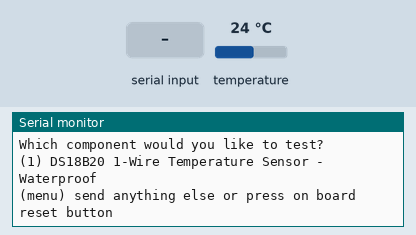
A sketch run on a simulated Arduino Uno, built with avr-gcc and run on an emulated ATmega328P. Shown: the last lines printed to the serial monitor. The inputs (shaded band) are chosen by the test bench; at power-on: temperature 24 °C.

Above: at 1.0 s.
1.1 s: "1" received over Serial
At 1.6 s:
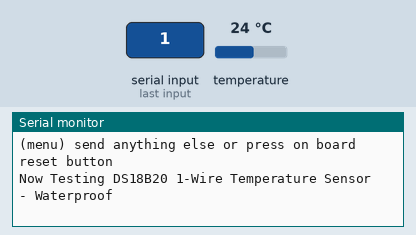
3.3 s: temperature set to 12 °C
At 4.0 s:
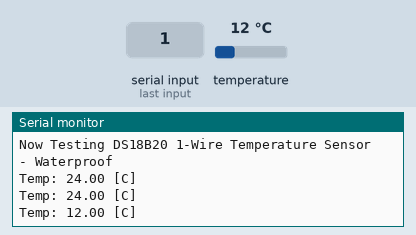
4.8 s: temperature set to 19 °C
At 5.4 s:
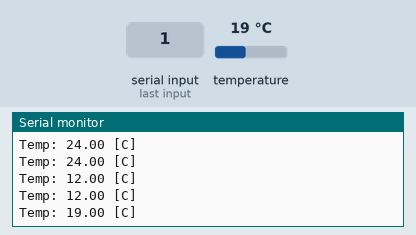
Timing chart, 0 to 7.8 s (numbered marks = the images above; inputs shaded):
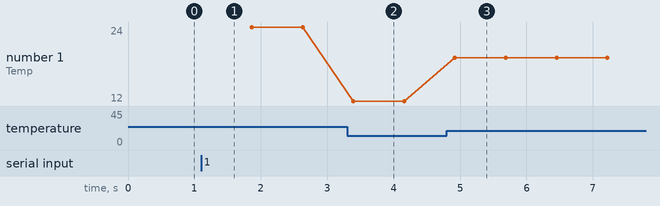

The sketch:

Temperature.ino
```cpp
// Include Libraries
#include "Arduino.h"
#include "DS18B20.h"


// Pin Definitions
#define DS18B20WP_PIN_DQ	5


// Global variables and defines

// object initialization
DS18B20 ds18b20wp(DS18B20WP_PIN_DQ);


// define vars for testing menu
const int timeout = 10000;       //define timeout of 10 sec
char menuOption = 0;
long time0;

// Setup the essentials for your circuit to work. It runs first every time your circuit is powered with electricity.
void setup()
{
    // Setup Serial which is useful for debugging
    // Use the Serial Monitor to view printed messages
    Serial.begin(115200);
    while (!Serial) ; // wait for serial port to connect. Needed for native USB
    Serial.println("start");


    menuOption = menu();

}

// Main logic of your circuit. It defines the interaction between the components you selected. After setup, it runs over and over again, in an eternal loop.
void loop()
{


    if(menuOption == '1') {
    // DS18B20 1-Wire Temperature Sensor - Waterproof - Test Code
    // Read DS18B20 temp sensor value in degrees celsius. for degrees fahrenheit use ds18b20wp.ReadTempF()
    float ds18b20wpTempC = ds18b20wp.readTempC();
    Serial.print(F("Temp: ")); Serial.print(ds18b20wpTempC); Serial.println(F(" [C]"));

    }

    if (millis() - time0 > timeout)
    {
        menuOption = menu();
    }

}


// Menu function for selecting the components to be tested
// Follow serial monitor for instrcutions
char menu()
{

    Serial.println(F("\nWhich component would you like to test?"));
    Serial.println(F("(1) DS18B20 1-Wire Temperature Sensor - Waterproof"));
    Serial.println(F("(menu) send anything else or press on board reset button\n"));
    while (!Serial.available());

    // Read data from serial monitor if received
    while (Serial.available())
    {
        char c = Serial.read();
        if (isAlphaNumeric(c))
        {

            if(c == '1')
    			Serial.println(F("Now Testing DS18B20 1-Wire Temperature Sensor - Waterproof"));
            else
            {
                Serial.println(F("illegal input!"));
                return 0;
            }
            time0 = millis();
            return c;
        }
    }
}

/*******************************************************

*    Circuito.io is an automatic generator of schematics and code for off
*    the shelf hardware combinations.

*    Copyright (C) 2016 Roboplan Technologies Ltd.

*    This program is free software: you can redistribute it and/or modify
*    it under the terms of the GNU General Public License as published by
*    the Free Software Foundation, either version 3 of the License, or
*    (at your option) any later version.

*    This program is distributed in the hope that it will be useful,
*    but WITHOUT ANY WARRANTY; without even the implied warranty of
*    MERCHANTABILITY or FITNESS FOR A PARTICULAR PURPOSE.  See the
*    GNU General Public License for more details.

*    You should have received a copy of the GNU General Public License
*    along with this program.  If not, see <http://www.gnu.org/licenses/>.

*    In addition, and without limitation, to the disclaimers of warranties
*    stated above and in the GNU General Public License version 3 (or any
*    later version), Roboplan Technologies Ltd. ("Roboplan") offers this
*    program subject to the following warranty disclaimers and by using
*    this program you acknowledge and agree to the following:
*    THIS PROGRAM IS PROVIDED ON AN "AS IS" AND "AS AVAILABLE" BASIS, AND
*    WITHOUT WARRANTIES OF ANY KIND EITHER EXPRESS OR IMPLIED.  ROBOPLAN
*    HEREBY DISCLAIMS ALL WARRANTIES, EXPRESS OR IMPLIED, INCLUDING BUT
*    NOT LIMITED TO IMPLIED WARRANTIES OF MERCHANTABILITY, TITLE, FITNESS
*    FOR A PARTICULAR PURPOSE, NON-INFRINGEMENT, AND THOSE ARISING BY
*    STATUTE OR FROM A COURSE OF DEALING OR USAGE OF TRADE.
*    YOUR RELIANCE ON, OR USE OF THIS PROGRAM IS AT YOUR SOLE RISK.
*    ROBOPLAN DOES NOT GUARANTEE THAT THE PROGRAM WILL BE FREE OF, OR NOT
*    SUSCEPTIBLE TO, BUGS, SECURITY BREACHES, OR VIRUSES. ROBOPLAN DOES
*    NOT WARRANT THAT YOUR USE OF THE PROGRAM, INCLUDING PURSUANT TO
*    SCHEMATICS, INSTRUCTIONS OR RECOMMENDATIONS OF ROBOPLAN, WILL BE SAFE
*    FOR PERSONAL USE OR FOR PRODUCTION OR COMMERCIAL USE, WILL NOT
*    VIOLATE ANY THIRD PARTY RIGHTS, WILL PROVIDE THE INTENDED OR DESIRED
*    RESULTS, OR OPERATE AS YOU INTENDED OR AS MAY BE INDICATED BY ROBOPLAN.
*    YOU HEREBY WAIVE, AGREE NOT TO ASSERT AGAINST, AND RELEASE ROBOPLAN,
*    ITS LICENSORS AND AFFILIATES FROM, ANY CLAIMS IN CONNECTION WITH ANY OF
*    THE ABOVE.
********************************************************/
```

DS18B20.cpp
```cpp
#include "DS18B20.h"

//constructor
DS18B20::DS18B20(const int pin) : m_pin(pin), oneWire(pin), sensor(&oneWire)
{
  sensor.begin(); // Start the temperature sensor
}

// get temperature in degrees celsius
float DS18B20::readTempC()
{
  //request data from device
  sensor.requestTemperatures();
  //get temperature in celsius, input 0 - for first device on bus
  return sensor.getTempCByIndex(0);

}

// get temperature in degrees fahrenheit
float DS18B20::readTempF()
{
  //request data from device
  sensor.requestTemperatures();
  //get temperature in fahrenheit, input 0 - for first device on bus
  return sensor.getTempFByIndex(0);

}
```

DS18B20.h
```cpp
#ifndef _DS18B20_H_
#define _DS18B20_H_


#include "DallasTemperature.h"
#include "OneWire.h"

class DS18B20 // : public DallasTemperature //- uncomment for inheritance
{
    public:
        DS18B20(const int pin);
        // These two function connect to the sensor over one wire communication and gets the current temperature in degrees celsius and fahrenheit
        float readTempC();
        float readTempF();

    private:
        // Create OneWire bus object
        OneWire oneWire;

        // Create Temperature sensor object
        DallasTemperature sensor;

        // pin connected to sensor
        const int m_pin;


};

#endif //_DS18B20_H_
```

Measured:
- after the input at 1.1 s, the serial monitor: prints a new line at once (image 1)
- after the input at 3.3 s, the serial monitor: prints a new line after 0.09 s (image 2)
- after the input at 4.8 s, the serial monitor: prints a new line after 0.12 s (image 3)
- plotted number 1: 24 → 12 after the input at 3.3 s, 12 → 19 after the input at 4.8 s
